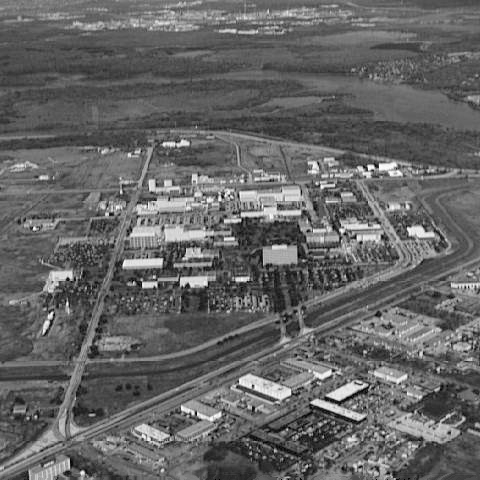
#> input picture Data/DIP/DIP3E_CH05_Original_Images/DIP3E_CH05_Original_Images/Fig0525(a)(aerial_view_no_turb).tif, 480 x 480 px
$ python TurbulenceDeterioration.py
#> lines starting #> are read from the running program, lines starting #| are printed output that depends on the picture
### Sources/Utilities/DiagnoseTool.py
import cv2
import numpy as np


# [9 lines left out: function calculate_hist, not called in this run]


def load_image_gray(file: str):
    image = cv2.imread(file, cv2.IMREAD_GRAYSCALE)
#> image is the input picture: shape (480, 480); min 0, max 254, mean 101.2
    return image


def load_image_color(file: str):
    image = cv2.imread(file, cv2.IMREAD_COLOR)
    return image

### Sources/Utilities/DiagramPlotter.py
import matplotlib.pyplot as plt
import numpy as np
from siki.basics import Exceptions


class ImageDescriptionToken(object):

    def __init__(self, image, title):
        self.img = image
        self.title = title

    def process(self):
        plt.imshow(self.img, cmap="gray")
        plt.title(self.title)
        plt.axis('off')


class HistDescriptionToken(object):

    # [4 lines left out: function __init__, not called in this run]

    def process(self):
        plt.hist(self.chart, bins=self.bins, histtype='bar')
        plt.title(self.title)


class BarDescriptionToken(object):

    # [4 lines left out: function __init__, not called in this run]

    def process(self):
        plt.bar(x=self.bins, height=self.chart)
        plt.title(self.title)


class PointsDescriptionToken(object):

    # [4 lines left out: function __init__, not called in this run]

    def process(self):
        plt.plot(self.x, self.y)
        plt.title(self.title)


class DiagramPlotter(object):

    def __init__(self):
        self.tokens = []

    def append_image(self, image, title="image"):
        img = ImageDescriptionToken(image, title)
        self.tokens.append(img)
        return self

    # [14 lines left out: functions append_hist, append_pts, append_bars, not called in this run]

    def clean(self):
        del self.tokens
        self.tokens = []

    def show(self, nrows=0, ncols=0):
        if len(self.tokens) == 1:
            self.tokens[0].process()

        if len(self.tokens) > 1:
            if nrows * ncols != len(self.tokens):
                raise Exceptions.ArrayIndexOutOfBoundsException("Dimensions does not match the size of images")

            for i in range(nrows * ncols):
                plt.subplot(nrows, ncols, i + 1)
                self.tokens[i].process()

        # finally show the images
        plt.show()

    def __len__(self):
        return len(self.tokens)

    # [4 lines left out: function __getitem__, not called in this run]

    def __iter__(self):
        return self.tokens.__iter__()

### Sources/Degradation/TurbulenceDeterioration.py
import cv2
import numpy as np

from Utilities.DiagnoseTool import load_image_gray
from Utilities.DiagramPlotter import DiagramPlotter


def show_dft(original_dft, updated_dft):
    # use NumPy to rapidly shift DFT diagram and prepare for display FFT diagram
    dft_shift1 = np.fft.fftshift(original_dft)
    dft_shift2 = np.fft.fftshift(updated_dft)

    # prepare image
    dft_shift1 = 20 * np.log(cv2.magnitude(dft_shift1[:, :, 0], dft_shift1[:, :, 1]))
    dft_shift2 = 20 * np.log(cv2.magnitude(dft_shift2[:, :, 0], dft_shift2[:, :, 1]))

    # display result
    plot = DiagramPlotter()
    plot.append_image(dft_shift1, "Original")
    plot.append_image(dft_shift2, "Updated")
    plot.show(1, 2)


def degradation_kernel(dft, k):
    # derive width, height, channel
#> called with dft = array of shape (480, 480, 2), k = 0.0025
    width, height, _ = dft.shape
#> width = 480; height = 480

    # center pointer
    p = width / 2 + 1.0
#> p = 241
    q = height / 2 + 1.0
#> q = 241

    # generate an empty kernel
    kernel = np.zeros((width, height), dtype=np.float32)

    # generate turbulence kernel
    for u in range(width):
        for v in range(height):
            power = -k * np.power((u - p) ** 2 + (v - q) ** 2, 5 / 6)
            kernel[u, v] = np.power(np.e, power)
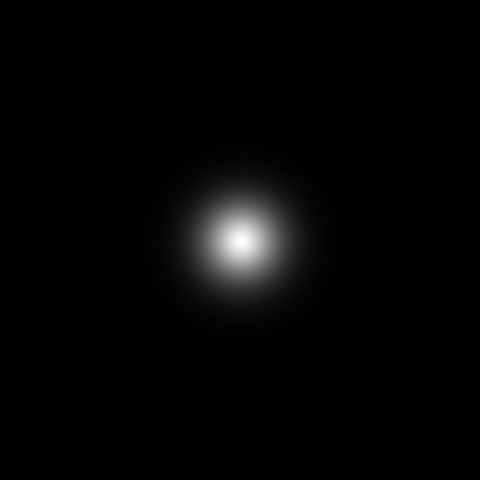
#> kernel: shape (480, 480) float32; min 8.8e-19, max 1, mean 0.0199

    return kernel


def update_dft_with_degradation(dft, kernel):

    # derive width, height, channel
    width, height, _ = dft.shape
#> width = 480; height = 480

    # shift dft
    dft_backup = np.fft.fftshift(dft)

    # apply the kernel
    dft_backup[:, :, 0] = dft_backup[:, :, 0] * kernel
    dft_backup[:, :, 1] = dft_backup[:, :, 1] * kernel

    # shift back
    dft_backup = np.fft.fftshift(dft_backup)

    return dft_backup


def turbulence_deterioration(img, k):

    # convert byte to float
    dft = cv2.dft(np.float32(img), flags=cv2.DFT_COMPLEX_OUTPUT)

    # generate turbulence degradation
    kernel = degradation_kernel(dft, k)

    # apply kernel
    final_dft = update_dft_with_degradation(dft, kernel)

    # convert dft image back
    final_img = cv2.idft(final_dft, flags=cv2.DFT_COMPLEX_INPUT | cv2.DFT_SCALE | cv2.DFT_REAL_OUTPUT)
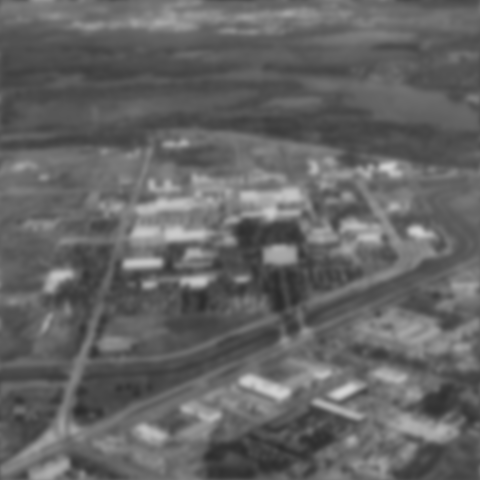
#> final_img: shape (480, 480) float32; min 43.55, max 213.1, mean 100.7

    # return
    return final_img


def display_result(diagrams):
    plot = DiagramPlotter()

    plot.append_image(diagrams[0], "Original")
    plot.append_image(diagrams[1], "Violent k=0.0025")
    plot.append_image(diagrams[2], "Medium k=0.001")
    plot.append_image(diagrams[3], "Slight k=0.00025")

    plot.show(2, 2)


if __name__ == "__main__":

    # load image from file
    img = load_image_gray(
        "../../Data/DIP/DIP3E_CH05_Original_Images/DIP3E_CH05_Original_Images/Fig0525(a)(aerial_view_no_turb).tif")

    img_with_0025 = turbulence_deterioration(img, 0.0025)
    img_with_001 = turbulence_deterioration(img, 0.001)
#> call 2 of degradation_kernel, with dft = array of shape (480, 480, 2), k = 0.001
#> after the loop in degradation_kernel (call 2), `for u in range(width):`:
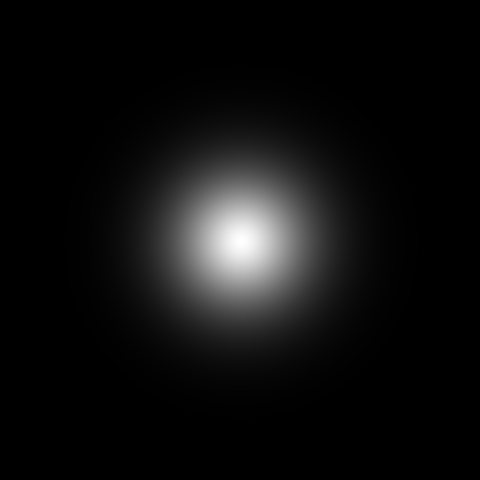
#> kernel: shape (480, 480) float32; min 5.99e-08, max 1, mean 0.0598
    img_with_00025 = turbulence_deterioration(img, 0.00025)
#> call 3 of degradation_kernel, with dft = array of shape (480, 480, 2), k = 0.00025
#> after the loop in degradation_kernel (call 3), `for u in range(width):`:
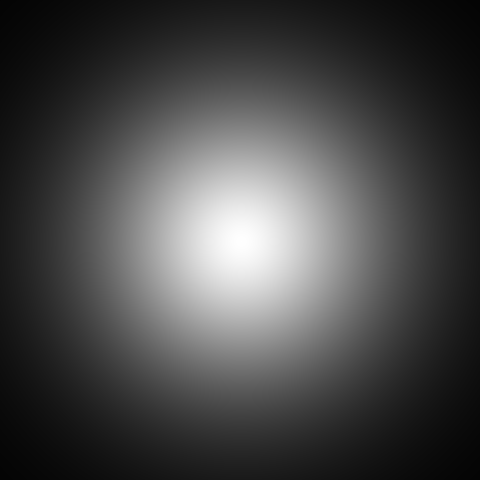
#> kernel: shape (480, 480) float32; min 0.0156, max 1, mean 0.286

    display_result((img, img_with_0025, img_with_001, img_with_00025))
